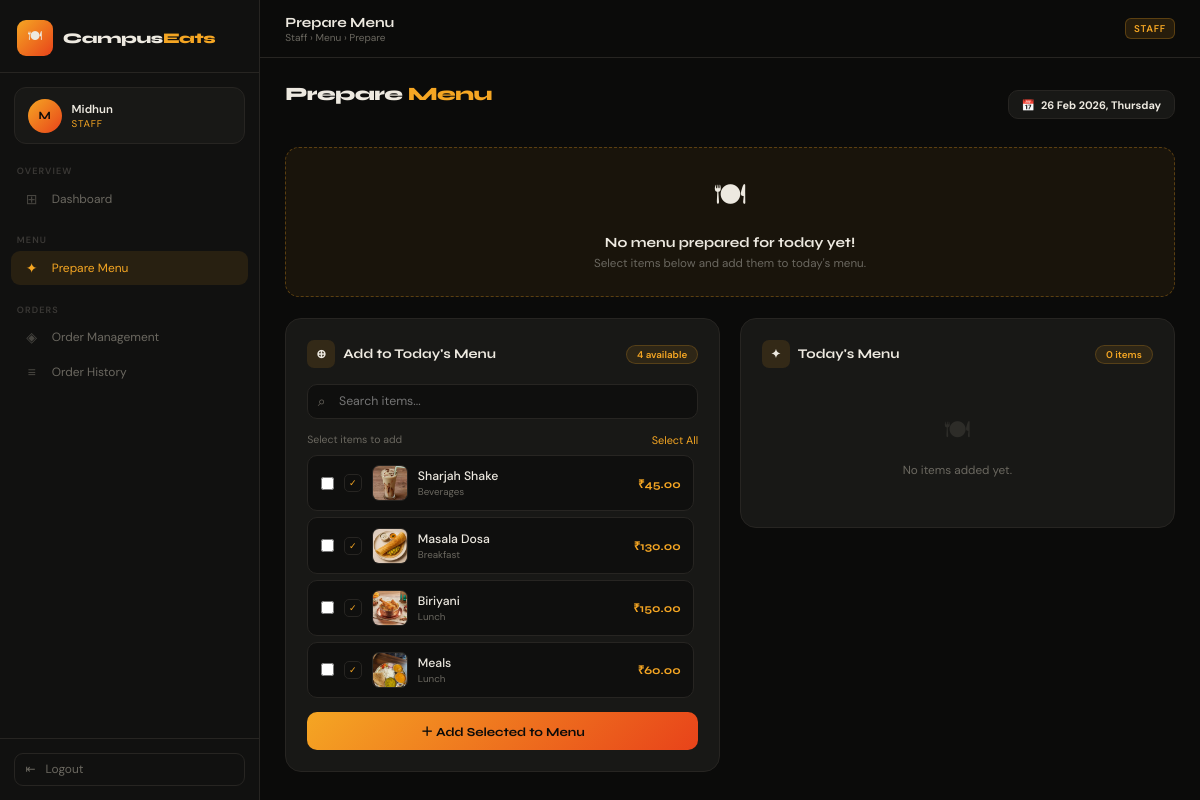
/staff/menu/ (signed in), run on the app's committed database.
### admindashboard/models.py (models this page shows, shortened)
class Item(models.Model):
    name        = models.CharField(max_length=150)
    category    = models.ForeignKey(Category, on_delete=models.CASCADE, related_name='items')
    description = models.TextField(blank=True)
    price       = models.DecimalField(max_digits=8, decimal_places=2)
    image       = models.ImageField(upload_to='items/', blank=True, null=True)
    is_available = models.BooleanField(default=True)
    created_at  = models.DateTimeField(auto_now_add=True)
    class Meta:
        db_table = "items"

class Category(models.Model):
    name       = models.CharField(max_length=100, unique=True)
    created_at = models.DateTimeField(auto_now_add=True)
    class Meta:
        db_table = "categories"

### Staff/views.py (the view, shortened to what this page needs)
# urls.py: path('staff/menu/',               st_views.staff_prepare_menu,     name='staff_prepare_menu'),
def staff_prepare_menu(request):
    if not is_staff(request):
        return redirect('login')
    today = timezone.localdate()
    todays_menu     = Menu.objects.filter(date_added=today).select_related('item', 'item__category').order_by('item__category__name', 'item__name')
    has_menu        = todays_menu.exists()
    added_item_ids  = todays_menu.values_list('item_id', flat=True)
    available_items = Item.objects.exclude(id__in=added_item_ids).select_related('category').order_by('category__name', 'name')
    return render(request, 'staff_prepare_menu.html', {
        'todays_menu':     todays_menu,
        'has_menu':        has_menu,
        'available_items': available_items,
        'today':           today,
    })

### Staff/views.py (called while the page is built)
def is_staff(request):
    return request.session.get('user_id') and request.session.get('role') == 'STAFF'

### templates/staff_prepare_menu.html (shortened to what this page needs)
<!DOCTYPE html>
<html lang="en">
<head>
</head>
<body>
<div class="layout">
  <aside class="sidebar" id="sidebar">
    <div class="sidebar-brand">
      <div class="brand-icon">🍽</div>
      <div class="brand-text">Campus<span>Eats</span></div>
    </div>
    <div class="staff-pill">
      <div class="staff-avatar">{{ request.session.user_name|first|upper }}</div>
      <div>
        <div class="staff-name">{{ request.session.user_name }}</div>
        <div class="staff-role">Staff</div>
      </div>
    </div>
    <nav>
      <div class="nav-section">
        <div class="nav-label">Overview</div>
        <a href="{% url 'staff_dashboard' %}" class="nav-item "><span class="nav-icon">⊞</span> Dashboard</a>
      </div>
      <div class="nav-section">
        <div class="nav-label">Menu</div>
        <a href="{% url 'staff_prepare_menu' %}" class="nav-item active"><span class="nav-icon">✦</span> Prepare Menu</a>
      </div>
      <div class="nav-section">
        <div class="nav-label">Orders</div>
        <a href="{% url 'staff_order_management' %}" class="nav-item "><span class="nav-icon">◈</span> Order Management</a>
        <a href="{% url 'staff_order_history' %}"    class="nav-item "><span class="nav-icon">≡</span> Order History</a>
      </div>
    </nav>
    <div class="sidebar-footer">
      <a href="{% url 'logout' %}" class="logout-btn"><span>⇤</span> Logout</a>
    </div>
  </aside>
  <div class="main">
    <div class="topbar">
      <div style="display:flex;align-items:center;gap:0.8rem;">
        <div>
          <div class="topbar-title">Prepare Menu</div>
          <div class="topbar-breadcrumb">Staff &rsaquo; Menu &rsaquo; Prepare</div>
        </div>
      </div>
      <span class="topbar-badge">STAFF</span>
    </div>
    <div class="content">
      <div class="page-header">
        <div class="section-title">Prepare <span>Menu</span></div>
        <div class="date-badge">📅 <strong>{{ today|date:"d M Y, l" }}</strong></div>
      </div>
      {% if not has_menu %}
        <div class="prompt-banner">
          <div class="prompt-icon">🍽</div>
          <div class="prompt-title">No menu prepared for today yet!</div>
          <div class="prompt-sub">Select items below and add them to today's menu.</div>
        </div>
      {% endif %}
      <div class="grid">
        <div class="card">
          <div class="card-header">
            <div class="card-title" style="margin-bottom:0"><div class="card-icon">⊕</div> Add to Today's Menu</div>
            <span class="count-badge">{{ available_items|length }} available</span>
          </div>
          {% if available_items %}
            <form method="POST" action="{% url "staff_prepare_menu" %}" id="addMenuForm">
              <div class="search-box">
                <input type="text" id="searchInput" placeholder="Search items..." oninput="filterItems()"/>
              </div>
              <div class="select-all-row">
                <span style="font-size:0.75rem;color:var(--muted)">Select items to add</span>
                <button type="button" class="link-btn" onclick="selectAll()">Select All</button>
              </div>
              <div class="item-checkbox-list" id="checkboxList">
                {% for item in available_items %}
                <label class="check-item" id="ci-{{ item.id }}" data-name="{{ item.name|lower }}">
                  <input type="checkbox" name="item_ids" value="{{ item.id }}" onchange="toggleCheck(this)"/>
                  <div class="checkbox-box">✓</div>
                  <div class="item-thumb">{% if item.image %}<img src="{{ item.image.url }}" alt="{{ item.name }}"/>{% else %}🍽{% endif %}</div>
                  <div class="item-info">
                    <div class="item-name">{{ item.name }}</div>
                    <div class="item-meta">{{ item.category.name }}</div>
                  </div>
                  <div class="item-price">₹{{ item.price }}</div>
                </label>
                {% endfor %}
              </div>
              <button type="submit" class="btn-add">＋ Add Selected to Menu</button>
            </form>
          {% else %}
            <div class="empty-state"><div class="empty-icon">✦</div>All items are already in today's menu!</div>
          {% endif %}
        </div>
        <div class="card">
          <div class="card-header">
            <div class="card-title" style="margin-bottom:0"><div class="card-icon">✦</div> Today's Menu</div>
            <span class="count-badge">{{ todays_menu|length }} items</span>
          </div>
          <div class="menu-list">
            {% for entry in todays_menu %}
            <div class="menu-row {% if entry.status == "UNAVAILABLE" %}unavailable{% endif %}">
              <div class="menu-thumb">{% if entry.item.image %}<img src="{{ entry.item.image.url }}" alt="{{ entry.item.name }}"/>{% else %}🍽{% endif %}</div>
              <div class="menu-info">
                <div class="menu-name">{{ entry.item.name }}</div>
                <div class="menu-cat">{{ entry.item.category.name }} · {{ entry.time_added|time:"h:i A" }}</div>
              </div>
              <div class="menu-price">₹{{ entry.item.price }}</div>
              <span class="status-pill {% if entry.status == "AVAILABLE" %}available{% else %}unavailable{% endif %}">{{ entry.status|capfirst }}</span>
              {% if entry.status == "AVAILABLE" %}
                <form method="POST" action="{% url "staff_prepare_menu" %}">{% csrf_token %}<input type="hidden" name="action" value="stockout"/><input type="hidden" name="menu_id" value="{{ entry.id }}"/><button type="submit" class="stockout-btn">Stock Out</button></form>
              {% else %}
                <form method="POST" action="{% url "staff_prepare_menu" %}">{% csrf_token %}<input type="hidden" name="action" value="restock"/><input type="hidden" name="menu_id" value="{{ entry.id }}"/><button type="submit" class="restock-btn">Restock</button></form>
              {% endif %}
            </div>
            {% empty %}
            <div class="empty-state"><div class="empty-icon">🍽</div>No items added yet.</div>
            {% endfor %}
          </div>
        </div>
      </div>
    </div>
  </div>
</div>
</body>
</html>

### data on the page
Item: image (picture), name "Sharjah Shake", category.name "Beverages", price "45.00"
Item: image (picture), name "Masala Dosa", category.name "Breakfast", price "130.00"
Item: image (picture), name "Biriyani", category.name "Lunch", price "150.00"
Item: image (picture), name "Meals", category.name "Lunch", price "60.00"

### other printed values
{{ request.session.user_name|first|upper }} "M"
{{ request.session.user_name }} "Midhun"
{{ today|date:"d M Y, l" }} "26 Feb 2026, Thursday"
{{ available_items|length }} "4"
{{ todays_menu|length }} "0"
